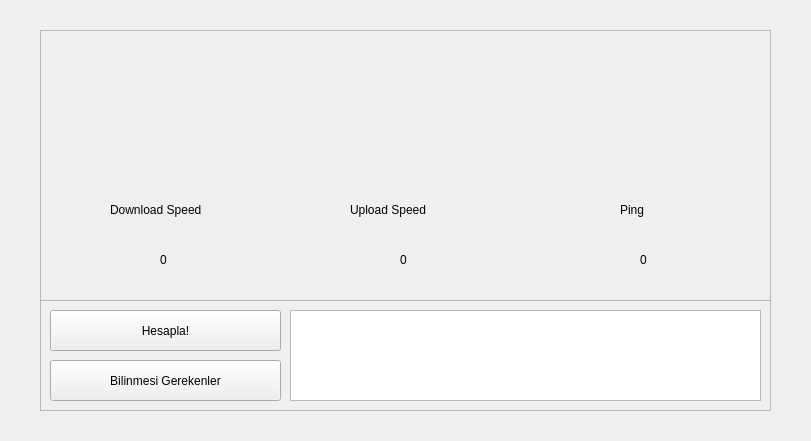
<?xml version="1.0" encoding="UTF-8"?>
<ui version="4.0">
 <class>Form</class>
 <widget class="QWidget" name="Form">
  <property name="geometry">
   <rect>
    <x>0</x>
    <y>0</y>
    <width>811</width>
    <height>441</height>
   </rect>
  </property>
  <property name="minimumSize">
   <size>
    <width>811</width>
    <height>441</height>
   </size>
  </property>
  <property name="maximumSize">
   <size>
    <width>811</width>
    <height>441</height>
   </size>
  </property>
  <property name="windowTitle">
   <string>SpeedTest v1</string>
  </property>
  <property name="windowIcon">
   <iconset>
    <normaloff>speedtest/Kodlar/Desktop/speed.ico</normaloff>speedtest/Kodlar/Desktop/speed.ico</iconset>
  </property>
  <widget class="QFrame" name="frame">
   <property name="geometry">
    <rect>
     <x>40</x>
     <y>30</y>
     <width>731</width>
     <height>271</height>
    </rect>
   </property>
   <property name="frameShape">
    <enum>QFrame::StyledPanel</enum>
   </property>
   <widget class="QLabel" name="download_resim">
    <property name="geometry">
     <rect>
      <x>30</x>
      <y>10</y>
      <width>651</width>
      <height>251</height>
     </rect>
    </property>
    <property name="text">
     <string/>
    </property>
    <property name="pixmap">
     <pixmap>../speed_Bilgisi.png</pixmap>
    </property>
   </widget>
   <widget class="QLabel" name="download_speed">
    <property name="geometry">
     <rect>
      <x>70</x>
      <y>170</y>
      <width>119</width>
      <height>19</height>
     </rect>
    </property>
    <property name="text">
     <string>Download Speed</string>
    </property>
   </widget>
   <widget class="QLabel" name="upload_speed">
    <property name="geometry">
     <rect>
      <x>310</x>
      <y>170</y>
      <width>98</width>
      <height>19</height>
     </rect>
    </property>
    <property name="text">
     <string>Upload Speed</string>
    </property>
   </widget>
   <widget class="QLabel" name="ping">
    <property name="geometry">
     <rect>
      <x>580</x>
      <y>170</y>
      <width>68</width>
      <height>19</height>
     </rect>
    </property>
    <property name="text">
     <string>Ping</string>
    </property>
   </widget>
   <widget class="QLabel" name="sonuc_resim_1">
    <property name="geometry">
     <rect>
      <x>50</x>
      <y>220</y>
      <width>161</width>
      <height>21</height>
     </rect>
    </property>
    <property name="text">
     <string/>
    </property>
    <property name="pixmap">
     <pixmap>../sncc.png</pixmap>
    </property>
   </widget>
   <widget class="QLabel" name="sonuc_resim_2">
    <property name="geometry">
     <rect>
      <x>290</x>
      <y>220</y>
      <width>141</width>
      <height>19</height>
     </rect>
    </property>
    <property name="text">
     <string/>
    </property>
    <property name="pixmap">
     <pixmap>../sncc.png</pixmap>
    </property>
   </widget>
   <widget class="QLabel" name="sonuc_resim_3">
    <property name="geometry">
     <rect>
      <x>530</x>
      <y>220</y>
      <width>68</width>
      <height>19</height>
     </rect>
    </property>
    <property name="text">
     <string/>
    </property>
    <property name="pixmap">
     <pixmap>../sncc.png</pixmap>
    </property>
   </widget>
   <widget class="QLabel" name="sonuc_yazi_1">
    <property name="geometry">
     <rect>
      <x>120</x>
      <y>220</y>
      <width>171</width>
      <height>19</height>
     </rect>
    </property>
    <property name="text">
     <string>0</string>
    </property>
   </widget>
   <widget class="QLabel" name="sonuc_yazi_2">
    <property name="geometry">
     <rect>
      <x>360</x>
      <y>220</y>
      <width>171</width>
      <height>19</height>
     </rect>
    </property>
    <property name="text">
     <string>0</string>
    </property>
   </widget>
   <widget class="QLabel" name="sonuc_yazi_3">
    <property name="geometry">
     <rect>
      <x>600</x>
      <y>220</y>
      <width>171</width>
      <height>19</height>
     </rect>
    </property>
    <property name="text">
     <string>0</string>
    </property>
   </widget>
   <zorder>sonuc_resim_1</zorder>
   <zorder>sonuc_resim_3</zorder>
   <zorder>sonuc_resim_2</zorder>
   <zorder>sonuc_yazi_3</zorder>
   <zorder>download_resim</zorder>
   <zorder>ping</zorder>
   <zorder>download_speed</zorder>
   <zorder>upload_speed</zorder>
   <zorder>sonuc_yazi_1</zorder>
   <zorder>sonuc_yazi_2</zorder>
  </widget>
  <widget class="QPushButton" name="hizihesapla">
   <property name="geometry">
    <rect>
     <x>50</x>
     <y>310</y>
     <width>231</width>
     <height>41</height>
    </rect>
   </property>
   <property name="text">
    <string>Hesapla!</string>
   </property>
   <property name="checkable">
    <bool>true</bool>
   </property>
   <property name="checked">
    <bool>false</bool>
   </property>
   <property name="autoDefault">
    <bool>false</bool>
   </property>
   <property name="default">
    <bool>false</bool>
   </property>
   <property name="flat">
    <bool>false</bool>
   </property>
  </widget>
  <widget class="QFrame" name="frame_2">
   <property name="geometry">
    <rect>
     <x>40</x>
     <y>300</y>
     <width>731</width>
     <height>111</height>
    </rect>
   </property>
   <property name="frameShape">
    <enum>QFrame::StyledPanel</enum>
   </property>
   <property name="frameShadow">
    <enum>QFrame::Plain</enum>
   </property>
   <widget class="QPushButton" name="bilinmesi_gerekenler">
    <property name="geometry">
     <rect>
      <x>10</x>
      <y>60</y>
      <width>231</width>
      <height>41</height>
     </rect>
    </property>
    <property name="text">
     <string>Bilinmesi Gerekenler</string>
    </property>
   </widget>
   <widget class="QListWidget" name="listWidget">
    <property name="geometry">
     <rect>
      <x>250</x>
      <y>10</y>
      <width>471</width>
      <height>91</height>
     </rect>
    </property>
   </widget>
  </widget>
  <zorder>frame</zorder>
  <zorder>frame_2</zorder>
  <zorder>hizihesapla</zorder>
 </widget>
 <resources/>
 <connections/>
</ui>
